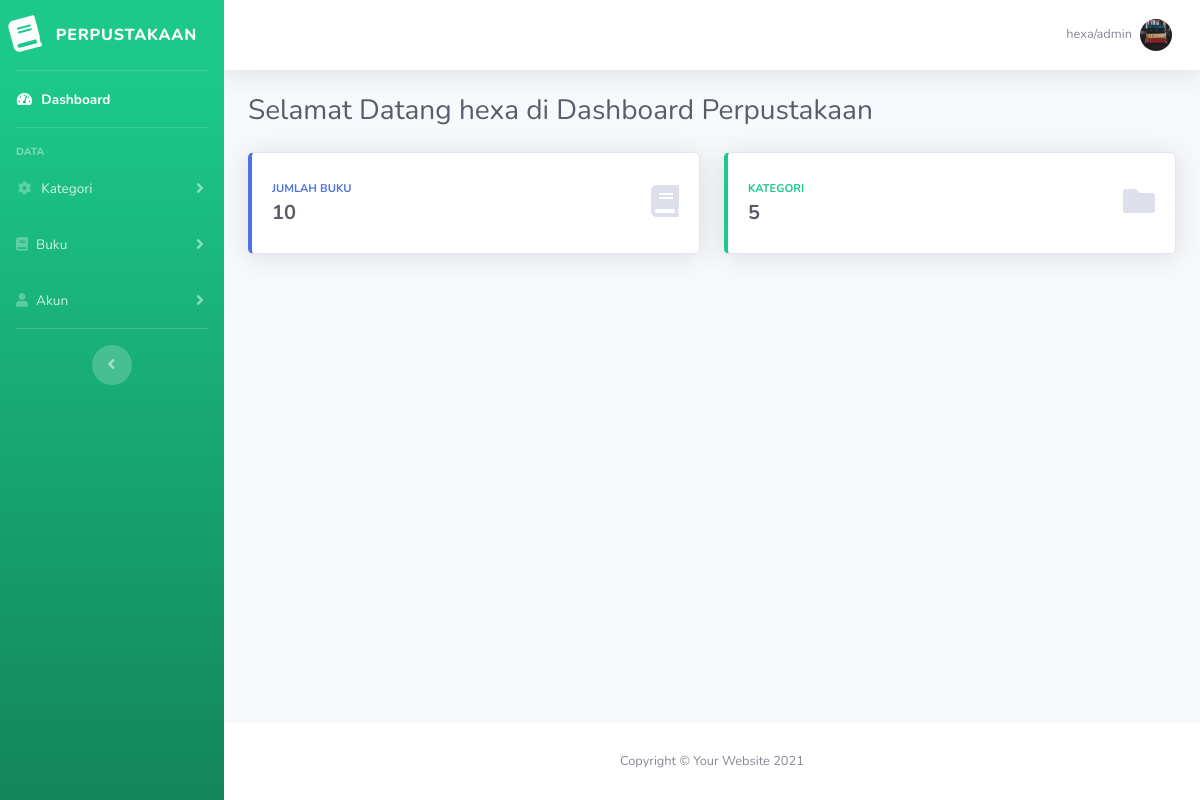
The page /index.php (signed in) on the database its author committed.
### tables this page shows
CREATE TABLE `user` (
  `id` int(11) NOT NULL,
  `nama` varchar(50) DEFAULT NULL,
  `username` varchar(25) NOT NULL,
  `password` varchar(255) NOT NULL,
  `level` enum('user','admin') DEFAULT NULL,
  `foto` varchar(255) DEFAULT NULL,
  `tlp` varchar(13) DEFAULT NULL,
  `alamat` text DEFAULT NULL
);

### php/config.php (called while the page is built, shortened)
<?php
class Connection
{
    public $host = "localhost";
    public $user = "root";
    public $password = "";
    public $db_name = "buku_kita";
    public function __construct()
    {
        $this->conn = mysqli_connect($this->host, $this->user, $this->password, $this->db_name);
    }
}
?>

### index.php (the view, shortened to what this page needs)
<?php
require_once 'php/config.php';
include('template/header.php');
$user = new Connection();
$id = $_SESSION["id"];
$query = "SELECT * FROM user WHERE id = ?";
$stmt = mysqli_prepare($user->conn, $query);
mysqli_stmt_bind_param($stmt, "i", $id);
mysqli_stmt_execute($stmt);
$result = mysqli_stmt_get_result($stmt);
$data = mysqli_fetch_assoc($result);
$query1 = "SELECT COUNT(*) as buku FROM buku";
$result = mysqli_query($user->conn, $query1);
$jumlahbuku = mysqli_fetch_assoc($result);
$query2 = "SELECT COUNT(*) as kategori FROM kategori";
$result = mysqli_query($user->conn, $query2);
$jumlahkategori = mysqli_fetch_assoc($result);
?>
<div class="container-fluid">
                    <div class="d-sm-flex align-items-center justify-content-between mb-4">
                        <?php echo '<h1 class="h3 mb-0 text-gray-800">Selamat Datang '.$data["nama"].' di Dashboard Perpustakaan</h1> '?>
                    </div>
                    <div class="row">
                        <div class="col-xl-6 col-md-6 mb-4">
                            <div class="card border-left-primary shadow h-100 py-2">
                                <div class="card-body">
                                    <div class="row no-gutters align-items-center">
                                        <div class="col mr-2">
                                            <div class="text-xs font-weight-bold text-primary text-uppercase mb-1">
                                                Jumlah Buku</div>
                                            <div class="h5 mb-0 font-weight-bold text-gray-800"><?php echo $jumlahbuku['buku']; ?></div>
                                        </div>
                                        <div class="col-auto">
                                           <i class="fas fa-book fa-2x text-gray-300"></i>
                                        </div>
                                    </div>
                                </div>
                            </div>
                        </div>
                        <div class="col-xl-6 col-md-6 mb-4">
                            <div class="card border-left-success shadow h-100 py-2">
                                <div class="card-body">
                                    <div class="row no-gutters align-items-center">
                                        <div class="col mr-2">
                                            <div class="text-xs font-weight-bold text-success text-uppercase mb-1">
                                                Kategori</div>
                                            <div class="h5 mb-0 font-weight-bold text-gray-800"><?php echo $jumlahkategori['kategori']; ?></div>
                                        </div>
                                        <div class="col-auto">
                                            <i class="fas fa-folder fa-2x text-gray-300"></i>
                                        </div>
                                    </div>
                                </div>
                            </div>
                        </div>
                    </div>
        </div>
    </div>
     <footer class="sticky-footer bg-white">
                <div class="container my-auto">
                    <div class="copyright text-center my-auto">
                        <span>Copyright &copy; Your Website 2021</span>
                    </div>
                </div>
            </footer>
</body>
</html>

### template/header.php (shortened to what this page needs)
<!DOCTYPE html>
<html lang="en">
<head>
    <link href="../vendor/fontawesome-free/css/all.min.css" rel="stylesheet" type="text/css">
    <link href="vendor/fontawesome-free/css/all.min.css" rel="stylesheet" type="text/css">
    <link href="../css/sb-admin-2.min.css" rel="stylesheet">
    <link href="css/sb-admin-2.min.css" rel="stylesheet">
</head>
<body id="page-top">
    <div id="wrapper">
        <ul class="navbar-nav bg-gradient-success sidebar sidebar-dark accordion" id="accordionSidebar">
            <a class="sidebar-brand d-flex align-items-center justify-content-center" href="index.html">
                <div class="sidebar-brand-icon rotate-n-15">
                    <i class="fas fa-book"></i>
                </div>
                <div class="sidebar-brand-text mx-3">Perpustakaan</div>
            </a>
            <hr class="sidebar-divider my-0">
            <li class="nav-item active">
                <a class="nav-link" href="index.php">
                    <i class="fas fa-fw fa-tachometer-alt"></i>
                    <span>Dashboard</span></a>
            </li>
            <hr class="sidebar-divider">
            <div class="sidebar-heading">
                Data
            </div>
            <?php if ($_SESSION['level'] == 'admin') { ?>
                <li class="nav-item">
                    <a class="nav-link collapsed" href="#" data-toggle="collapse" data-target="#collapseTwo"
                        aria-expanded="true" aria-controls="collapseTwo">
                        <i class="fas fa-fw fa-cog"></i>
                        <span>Kategori</span>
                    </a>
                </li>
                <li class="nav-item">
                    <a class="nav-link collapsed" href="#" data-toggle="collapse" data-target="#collapseUtilities"
                        aria-expanded="true" aria-controls="collapseUtilities">
                        <i class="fas fa-book"></i>
                        <span>Buku</span>
                    </a>
                </li>
                <li class="nav-item">
                    <a class="nav-link collapsed" href="#" data-toggle="collapse" data-target="#collapsePages"
                        aria-expanded="true" aria-controls="collapsePages">
                        <i class="fas fa-user"></i>
                        <span>Akun</span>
                    </a>
                </li>
                <hr class="sidebar-divider d-none d-md-block">
                <div class="text-center d-none d-md-inline">
                    <button class="rounded-circle border-0" id="sidebarToggle"></button>
                </div>
            </ul>
        <?php } ?>
        <div id="content-wrapper" class="d-flex flex-column">
            <div id="content">
                <nav class="navbar navbar-expand navbar-light bg-white topbar mb-4 static-top shadow">
                    <ul class="navbar-nav ml-auto">
                        <li class="nav-item dropdown no-arrow">
                            <a class="nav-link dropdown-toggle" href="#" id="userDropdown" role="button"
                                data-toggle="dropdown" aria-haspopup="true" aria-expanded="false">
                                <?php
                                if (isset($_SESSION["id"])) {
                                    $conn = new Connection();
                                    $id = $_SESSION["id"];
                                    $query = "SELECT * FROM user WHERE id = $id";
                                    $result = mysqli_query($conn->conn, $query);
                                    if (mysqli_num_rows($result) > 0) {
                                        $row = mysqli_fetch_assoc($result);
                                        echo ' <span class="mr-2 d-none d-lg-inline text-gray-600 small">' . $row['nama'] . "/" . $row['level'] . '</span>';
                                    } else {
                                        echo "User not found";
                                    }
                                }
                                ?>
                                <?php
        if(empty($row['foto'])) {
          echo '<img src="img/user-img/avatar-default.svg" width="200px" height="200px" class="img-profile rounded-circle" alt="User-Profile-Image">';
        } else {
          echo '<img src="img/user-img/'.$row['foto'].'" width="200px" height="200px" class="img-profile rounded-circle" alt="User-Profile-Image">';
        }
      ?>
                            </a>
                        </li>
                    </ul>
                </nav>

### rows shown on the page
user: nama "hexa", level "admin", foto (picture)

### other values the page prints
$jumlahbuku['buku'] "10"
$jumlahkategori['kategori'] "5"
